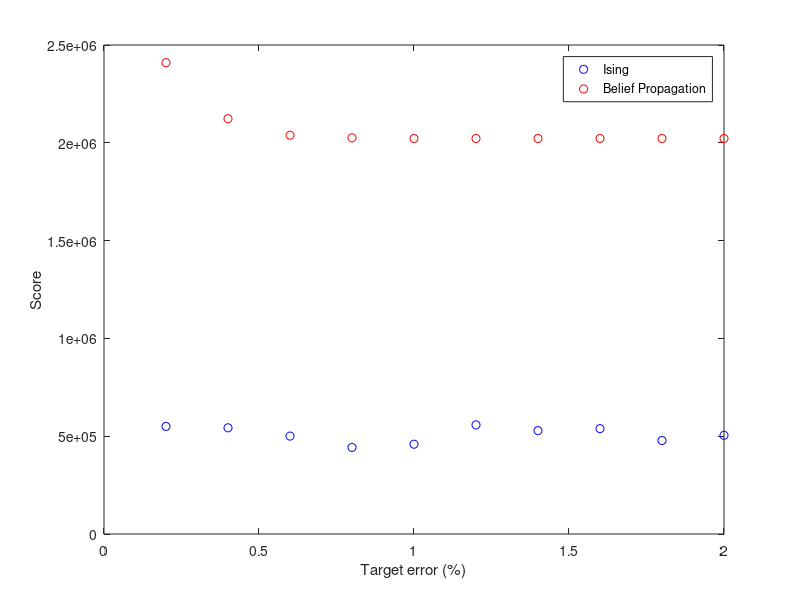

The MATLAB source for this figure:
load("eta_02")

error_percen = 100 * target_error;

%Averages
is_mean_iter = mean(is_iter, 2);
is_mean_flip = mean(is_flip, 2);
bp_mean_iter = mean(bp_iter, 2);

%Scores
is_scaled_iter = is_mean_iter - is_mean_flip + (3 + (a + b) * lambda(n)) * is_mean_flip;
bp_scaled_iter = (2 * (1 - eta)^2 * (a + b) * n * lambda(n) + 2 * (1 - eta) * n) * bp_mean_iter;

%Comparison
figure;
plot(error_percen, is_scaled_iter, 'ob', error_percen, bp_scaled_iter, 'or');
legend("Ising", "Belief Propagation");
xlabel("Target error (%)");
ylabel("Score");
